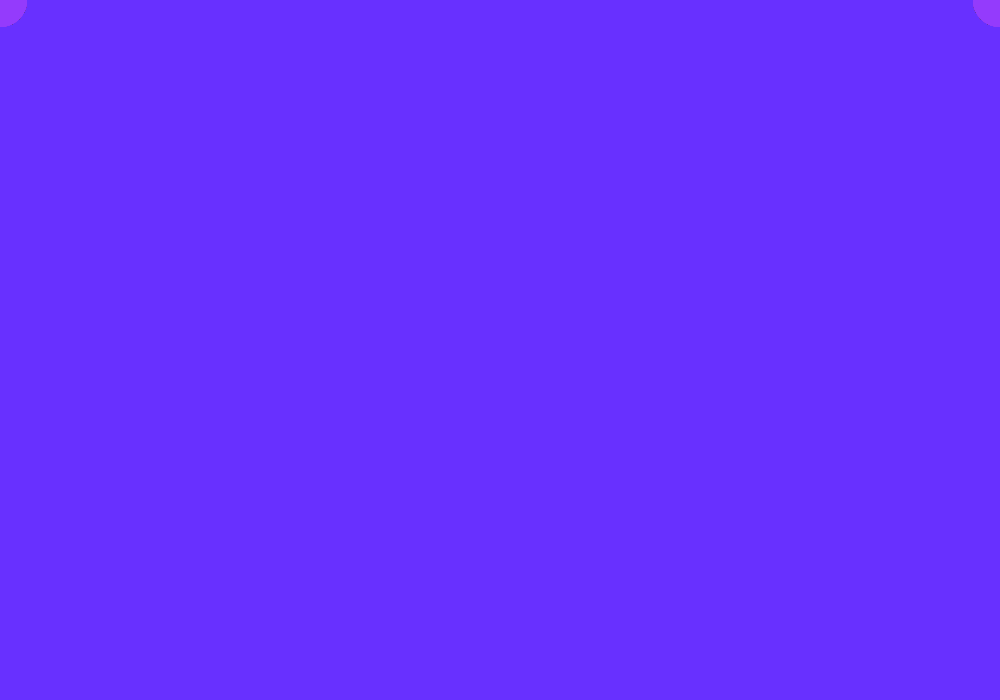
Frame 1 (no input)
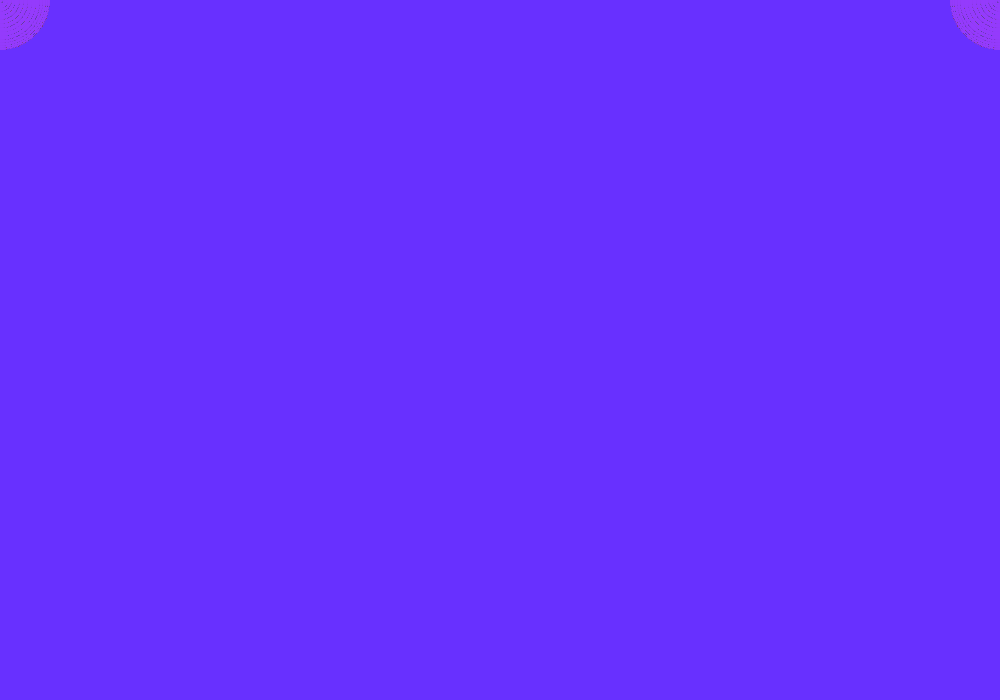
Frame 60 (the mouse pressed at the canvas centre just before this capture)
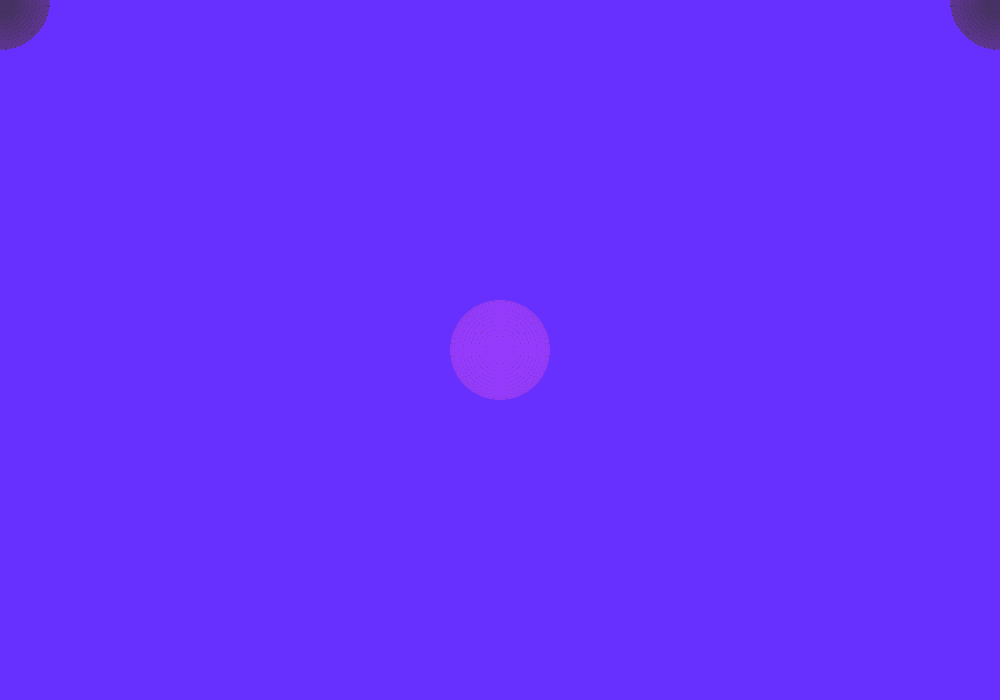
Frame 120 (the mouse held since frame 60 and released just before this capture)

The Processing sketch that drew these frames (run headless with seeded random() and noise(); from frame 60 on, the mouse is pressed at the canvas centre):

// Processing sketch: processing_156986
// ── processing_156986.pde

int numCircles = 100; //100 slot array for circleX and circleY
int[]circleX = new int[numCircles];
int[]circleY = new int[numCircles];

int[]mirrorX = new int[numCircles];

int diam = 50;
int time = 0;

boolean mode = true;

void setup() {
  size(1000, 700);
  smooth();
  frameRate(20);
  for (int i=0; i < numCircles; i++) { //all slot values start at 0 when sketch initiates
    circleX[i]=0;
    circleY[i]=0;
  }
   background(random(20, 150), random(45, 60), 255); //inital background color is a random 
   //shade of pink or blue or purple
}

void draw() {

  for (int i = 0; i < numCircles-1; i++) {
    circleX[i] = circleX[i+1];
    circleY[i] = circleY[i+1];
  }

  circleX[numCircles-1]=mouseX;
  circleY[numCircles-1]=mouseY;

  for (int i = 0; i < numCircles; i++) {
    fill(map(i, 0, numCircles, 20, 150), map(i, 0, numCircles, 45, 60), map(i, 0, numCircles, 0, 255));
    noStroke();
    time = int(millis()*0.01) + 1;
    diam = int(50*(1+sin(time*PI/frameRate))); //changes diameter according to 1+sin(time*PI/frameRate)
    ellipse(circleX[i], circleY[i], diam, diam);
  }
  
  if(mode==true){
    
    for (int i = 0; i < numCircles; i++){
    mirrorX[i] = width-circleX[i];
    }
    
    for (int i = 0; i < numCircles; i++) {
    fill(map(i, 0, numCircles, 20, 150), map(i, 0, numCircles, 45, 60), map(i, 0, numCircles, 0, 255));
    noStroke();
    time = int(millis()*0.01) + 1;
    diam = int(50*(1+sin(time*PI/frameRate))); //changes diameter according to 1+sin(time*PI/frameRate)
    ellipse(mirrorX[i], circleY[i], diam, diam);
    }
  }
}

void mousePressed(){
  background(random(20, 150), random(45, 60), 255); //randomly changes background color
}
